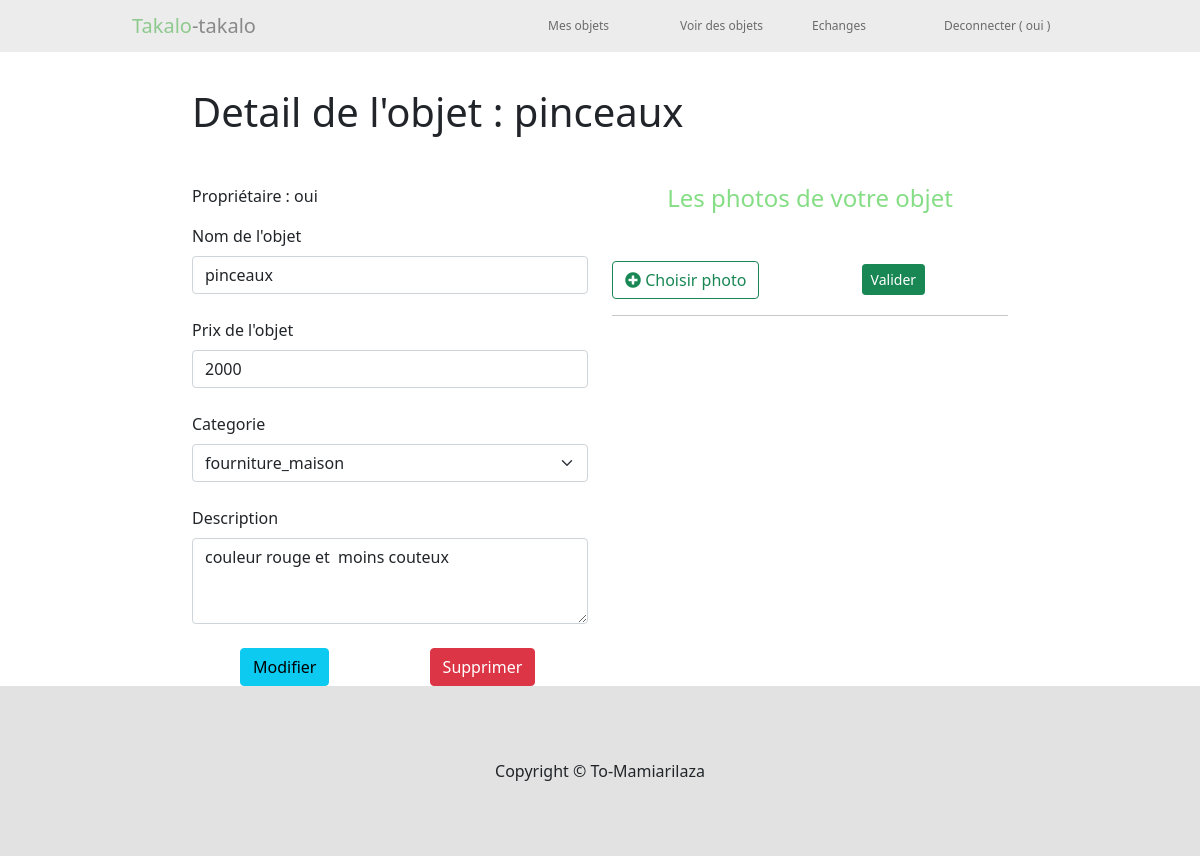
The page /index.php/mesObjets/detailObjet/4 (signed in) on the database its author committed.
### tables this page shows
create table User(
    idUser int primary key AUTO_INCREMENT,
    nom VARCHAR(50),
    prenom VARCHAR(50),
    mdp VARCHAR(50),
    mail VARCHAR(50),
    tel VARCHAR(20)
);

create table Objet(
    idObjet int primary key AUTO_INCREMENT,
    idCategorie int,
    idUser int,
    nom VARCHAR(20),
    description VARCHAR(200),
    prix double precision,
    foreign key(idCategorie) references Categorie(idCategorie),
    foreign key(idUser) references User(idUser)
);

create table Categorie(
    idCategorie int primary key AUTO_INCREMENT,
    nom VARCHAR(20)
);

### application/controllers/MesObjets.php (called while the page is built, shortened)
<?php
class MesObjets extends CI_Controller {
    function __construct()
	{
		$this->load->helper(array('form', 'url'));
	}
    public function detailObjet($idObjet)
    {
        $this->load->model("objets_model", 'model');
        $this->load->model("echange_model", 'emodel');
        $this->load->model("backOffice_model", "backoffice");
        $data['content'] = "detailObjet";
        $data['header'] = "header";
        $data['title'] = "Detail de l'objet";
        $data['categories'] = $this->backoffice->getAllCategories();
        $objet = $this->model->getObjet($idObjet);
        $data['objet'] = $objet;
        $idPropr = $this->emodel->getCurrentProprietaire($objet['idObjet']);
        $data['proprietaire'] = $this->emodel->getUser($idPropr);
        $data['photos'] = $this->model->getPhoto($objet['idObjet']);
        $this->load->view('template', $data);
    }
}
?>

### index.php (called while the page is built, shortened)
<?php
require_once BASEPATH.'core/CodeIgniter.php';

### application/models/Echange_model.php (called while the page is built, shortened)
<?php
    class Echange_model extends CI_Model {
        public function getCurrentProprietaire($idObjet)
        {
            $sql = "SELECT * FROM Echange WHERE dateHeureAccepte is not null and (idObjetDemande = %d or idObjetEchange = %d) order by idEchange desc limit 1";
            $sql = sprintf($sql, $idObjet, $idObjet);
            $query=$this->db->query($sql);
            $resultat = $query->row_array();
            if ($resultat == null) {
                $objet = $this->model->getObjet($idObjet);
                return $objet['idUser'];
            }
            return $resultat['idRecepteur'];
        }
        public function getUser($idProprietaire)
        {
            $sql = "SELECT * from User WHERE idUser = %d";
            $sql = sprintf($sql, $idProprietaire);
            $query = $this->db->query($sql);
            return $query->row_array();
        }
    }
?>

### application/models/Objets_model.php (called while the page is built, shortened)
<?php
    class Objets_model extends CI_Model {
        public function getObjet($idObjet)
        {
            $sql = "SELECT * FROM Objet  where idObjet=%d";
            $sql = sprintf($sql, $idObjet);
            $query = $this->db->query($sql);
            $objet = $query->row_array();
            return $objet;
        }
}
?>

### application/models/BackOffice_model.php (called while the page is built, shortened)
<?php
    class BackOffice_model extends CI_Model
    {
        public function getAllCategories(){
            $sql = "SELECT * FROM Categorie";
            $query=$this->db->query($sql);
            $liste=array();
           foreach($query->result_array() as $row){
             $liste[]=$row;
           }
            return $liste;
        }
    }
?>

### application/views/detailObjet.php (the view, shortened to what this page needs)
<link rel="stylesheet" href="<?php echo base_url("assets/css/detailObjet.css"); ?>">
<div class="container">
    <h1>Detail de l'objet : <?php echo $objet['nom']; ?></h1>
    <div class="row mt-5">
        <div class="col-md-6">
            <p>Propriétaire : <?php echo $proprietaire['nom']; ?></p>
            <form action="<?php echo site_url("/mesObjets/updateObjet"); ?>" method="POST">
                <div class="mb-4">
                    <label for="exampleFormControlInput1" class="form-label">Nom de l'objet</label>
                    <input type="text" name="nom" class="form-control" id="exampleFormControlInput1" value="<?php echo $objet['nom']; ?>">
                </div>
                <div class="mb-4">
                    <label for="exampleFormControlInput1" class="form-label">Prix de l'objet</label>
                    <input type="number" name="prix" class="form-control" id="exampleFormControlInput1" value="<?php echo $objet['prix']; ?>">
                </div>
                <div class="mb-4">
                    <label for="exampleFormControlInput1" class="form-label">Categorie</label>
                    <select name="idCategorie" id="" class="form-select">
                        <?php foreach ($categories as $categorie) { ?>
                            <option value="<?php echo $categorie['idCategorie']; ?>" <?php if($categorie['idCategorie'] == $objet['idCategorie']) echo "selected"; ?>><?php echo $categorie['nom']; ?></option>
                        <?php } ?>
                    </select>
                </div>
                <div class="mb-4">
                    <label for="exampleFormControlTextarea1" class="form-label">Description</label>
                    <textarea class="form-control" name="description" id="exampleFormControlTextarea1" rows="3"><?php echo $objet['description']; ?></textarea>
                </div>
                <input type="submit" class="btn btn-info mx-5" value="Modifier">
                <a href="<?php echo site_url("/mesObjets/deleteObjet/".$objet['idObjet']); ?>" class="btn btn-danger mx-5">Supprimer</a>
            </form>
        </div>
        <div class="col-md-6 photos">
            <div class="col-md-12">
                <h4 class="mb-5">Les photos de votre objet</h4>
                <?php if (count($photos) < 4) { ?>
                    <?php echo form_open_multipart('upload/do_upload');?>
                        <label type="button" for="inputTag" class="btn btn-outline-success" ><i class="fas fa-plus-circle"></i> Choisir photo</label>
                        <input type="submit" class="btn btn-success mx-5 btn-sm" value="Valider" id="inputTag">
                    </form>
                <?php } ?>
                <hr>
            </div>
        </div>
    </div>
</div>

### application/views/header.php (shortened to what this page needs)
<link rel="stylesheet" href="<?php echo base_url("assets/css/header.css"); ?>">
<nav class="navbar navbar-expand-lg navbar-light menu">
  <div class="container-fluid">
    <a class="navbar-brand icon" href="#"><span class="green-style">Takalo</span>-takalo</a>
    <div class="collapse navbar-collapse" id="navbarSupportedContent">
      <ul class="navbar-nav ms-auto mb-2 mb-lg-0 lien-nav">
        <li class="nav-item">
          <a class="nav-link" aria-current="page" href="<?php echo site_url("mesObjets/index"); ?>">Mes objets</a>
        </li>
        <li class="nav-item">
          <a class="nav-link" href="<?php echo site_url("echange/index"); ?>">Voir des objets</a>
        </li>
        <li class="nav-item">
          <a class="nav-link" href="<?php echo site_url("echange/gestionEchange"); ?>">Echanges</a>
        </li>
        <li class="nav-item">
          <a class="nav-link" href="<?php echo site_url("login/deconnectClient"); ?>">Deconnecter ( <?php echo $this->session->userdata['userId']->nom; ?> ) </a>
        </li>
      </ul>
    </div>
  </div>
</nav>

### assets/css/header.css (style rules this page uses)
.menu { padding: .5% 10%; background-color: #ececec; }
.green-style { color: rgb(142 201 142); }
.navbar-light .navbar-brand { color: #898989; }
.lien-nav li { width: 11vw; font-size: 1vw; }

### assets/css/detailObjet.css (style rules this page uses)
.container { width: 70%; margin-top: 3%; min-height: 580px; }
.photos h4 { text-align: center; color: rgb(133, 221, 133); }

### rows shown on the page
user: nom "oui"
objet: nom "pinceaux", prix "2000", idCategorie "fourniture_maison", description "couleur rouge et moins couteux"
